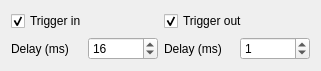
   <widget class="QWidget" name="layoutWidget">
    <property name="geometry">
     <rect>
      <x>540</x>
      <y>638</y>
      <width>321</width>
      <height>71</height>
     </rect>
    </property>
    <layout class="QHBoxLayout" name="horizontalLayout_32">
     <item>
      <layout class="QVBoxLayout" name="verticalLayout_5">
       <item>
        <widget class="QCheckBox" name="trig_in_check">
         <property name="text">
          <string>Trigger in</string>
         </property>
         <property name="checked">
          <bool>true</bool>
         </property>
        </widget>
       </item>
       <item>
        <layout class="QHBoxLayout" name="horizontalLayout">
         <item>
          <widget class="QLabel" name="label_9">
           <property name="text">
            <string>Delay (ms)</string>
           </property>
          </widget>
         </item>
         <item>
          <widget class="QSpinBox" name="trig_in_delay">
           <property name="value">
            <number>16</number>
           </property>
          </widget>
         </item>
        </layout>
       </item>
      </layout>
     </item>
     <item>
      <layout class="QVBoxLayout" name="verticalLayout_7">
       <item>
        <widget class="QCheckBox" name="trig_out_check">
         <property name="text">
          <string>Trigger out</string>
         </property>
         <property name="checked">
          <bool>true</bool>
         </property>
        </widget>
       </item>
       <item>
        <layout class="QHBoxLayout" name="horizontalLayout_31">
         <item>
          <widget class="QLabel" name="label_13">
           <property name="text">
            <string>Delay (ms)</string>
           </property>
          </widget>
         </item>
         <item>
          <widget class="QSpinBox" name="trig_out_delay">
           <property name="value">
            <number>1</number>
           </property>
          </widget>
         </item>
        </layout>
       </item>
      </layout>
     </item>
    </layout>
   </widget>
